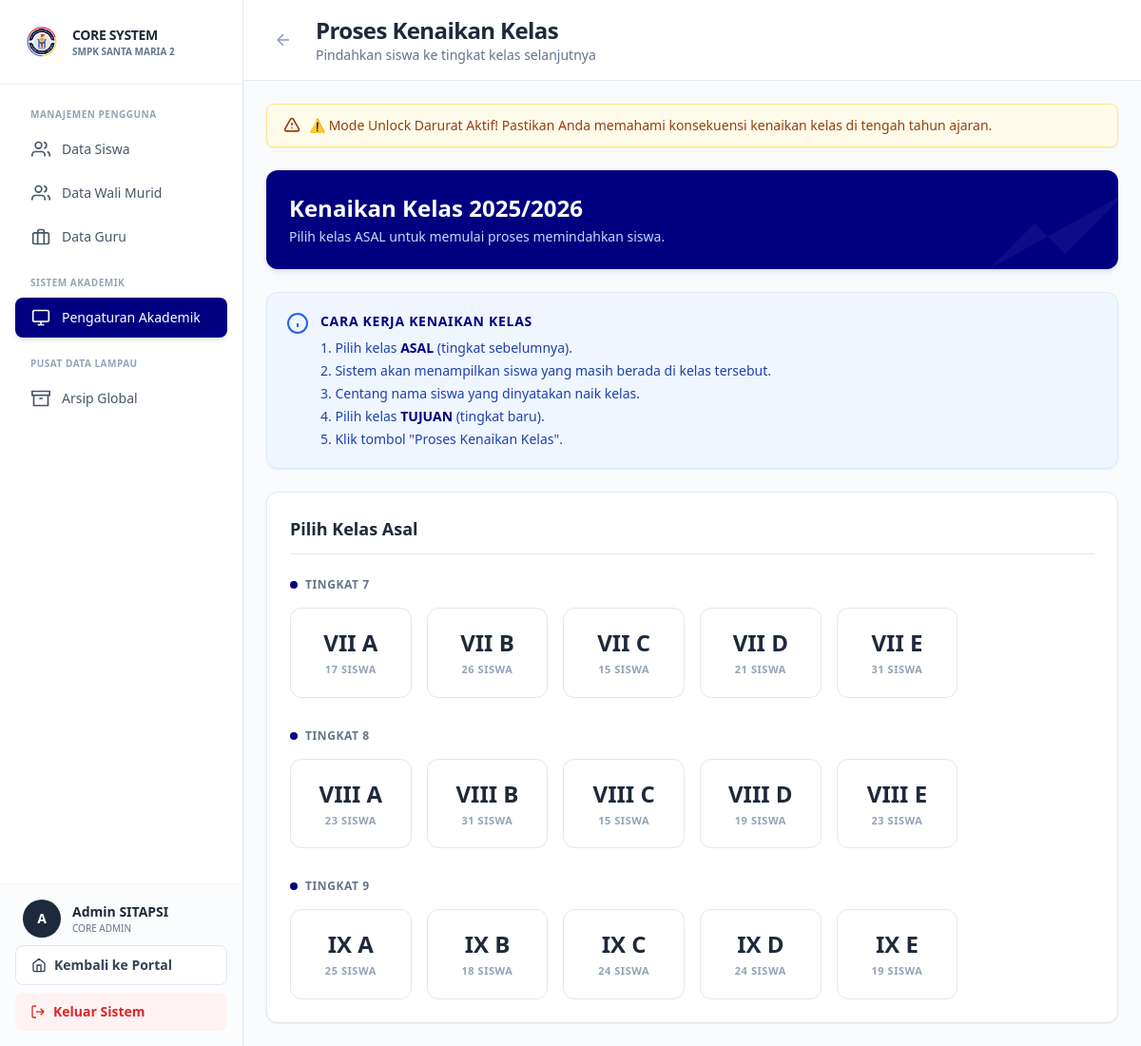
Page /core_admin/views/kenaikan_kelas.php?unlock=1 (signed in) on the committed database.
### tables this page shows
CREATE TABLE `tb_tahun_ajaran` (
  `id_tahun` int(11) NOT NULL,
  `nama_tahun` varchar(20) NOT NULL,
  `status` enum('Aktif','Arsip') DEFAULT 'Aktif',
  `semester_aktif` enum('Ganjil','Genap') DEFAULT 'Ganjil'
);

CREATE TABLE `tb_kelas` (
  `id_kelas` int(11) NOT NULL,
  `nama_kelas` varchar(10) NOT NULL,
  `tingkat` int(11) NOT NULL
);

### config/database.php (called while the page is built, shortened)
<?php
function getDBConnection()
{
    static $pdo = null;
    if ($pdo === null) {
        try {
            $dsn = "mysql:host=" . DB_HOST . ";dbname=" . DB_NAME . ";charset=" . DB_CHARSET;
            $options = [
                PDO::ATTR_ERRMODE => PDO::ERRMODE_EXCEPTION,
                PDO::ATTR_DEFAULT_FETCH_MODE => PDO::FETCH_ASSOC,
                PDO::ATTR_EMULATE_PREPARES => false,
                PDO::MYSQL_ATTR_INIT_COMMAND => "SET NAMES " . DB_CHARSET
            ];
            $pdo = new PDO($dsn, DB_USER, DB_PASS, $options);
        } catch (PDOException $e) {
            error_log("Database Connection Error: " . $e->getMessage());
            die("Koneksi database gagal. Silakan hubungi administrator.");
        }
    }
    return $pdo;
}
function executeQuery($sql, $params = [])
{
    $pdo = getDBConnection();
    $stmt = $pdo->prepare($sql);
    $stmt->execute($params);
    return $stmt;
}
function fetchOne($sql, $params = [])
{
    $stmt = executeQuery($sql, $params);
    return $stmt->fetch();
}
function fetchAll($sql, $params = [])
{
    $stmt = executeQuery($sql, $params);
    return $stmt->fetchAll();
}
?>

### core_admin/views/kenaikan_kelas.php (the view, shortened to what this page needs)
<?php
require_once '../../config/database.php';
$tahun_aktif = fetchOne("
    SELECT id_tahun, nama_tahun
    FROM tb_tahun_ajaran
    WHERE status = 'Aktif'
    LIMIT 1
");
$kelas_list = fetchAll("SELECT * FROM tb_kelas ORDER BY tingkat, nama_kelas");
$kelas_by_tingkat = [];
foreach ($kelas_list as $k) {
    $kelas_by_tingkat[$k['tingkat']][] = $k;
}
$info = $_SESSION['info_message'] ?? '';
$card_class = "bg-white border border-[#E2E8F0] rounded-xl shadow-sm";
?>
<!DOCTYPE html>
<html lang="id">
<head>
    <script src="https://cdn.tailwindcss.com"></script>
</head>
<body class="bg-[#F8FAFC]">
<div class="flex h-screen overflow-hidden">
    <?php include '../includes/sidebar_core.php'; ?>
    <div class="flex-1 overflow-auto lg:ml-64">
        <div class="bg-white border-b border-[#E2E8F0] px-6 pl-16 lg:pl-6 py-4 sticky top-0 z-30 flex items-center space-x-4">
            <a href="pengaturan_akademik.php" class="p-2 rounded-lg text-slate-400 hover:text-slate-600 hover:bg-slate-50 transition-colors">
                <svg class="w-5 h-5" fill="none" stroke="currentColor" viewBox="0 0 24 24" stroke-width="2"><line x1="19" y1="12" x2="5" y2="12"></line><polyline points="12 19 5 12 12 5"></polyline></svg>
            </a>
            <div>
                <h1 class="text-2xl font-extrabold text-slate-800 tracking-tight">Proses Kenaikan Kelas</h1>
                <p class="text-sm font-medium text-slate-500">Pindahkan siswa ke tingkat kelas selanjutnya</p>
            </div>
        </div>
        <div class="p-6 space-y-6 max-w-7xl mx-auto">
            <?php if ($info): ?>
            <div class="bg-amber-50 border border-amber-200 text-amber-800 px-4 py-3 rounded-lg shadow-sm flex items-center">
                <svg class="w-5 h-5 mr-2" fill="none" stroke="currentColor" viewBox="0 0 24 24"><path stroke-linecap="round" stroke-linejoin="round" stroke-width="2" d="M12 9v2m0 4h.01m-6.938 4h13.856c1.54 0 2.502-1.667 1.732-3L13.732 4c-.77-1.333-2.694-1.333-3.464 0L3.34 16c-.77 1.333.192 3 1.732 3z"></path></svg>
                <p class="font-medium text-sm"><?= htmlspecialchars($info) ?></p>
            </div>
            <?php endif; ?>
            <div class="bg-[#000080] text-white rounded-xl shadow-md shadow-blue-900/10 p-6 relative overflow-hidden">
                <svg class="absolute right-0 top-0 text-white/5 w-48 h-48 transform translate-x-8 -translate-y-8" fill="currentColor" viewBox="0 0 24 24"><path d="M13 7h8m0 0v8m0-8l-8 8-4-4-6 6"></path></svg>
                <div class="relative z-10 flex items-center justify-between">
                    <div>
                        <h2 class="text-2xl font-extrabold mb-1">Kenaikan Kelas <?= $tahun_aktif['nama_tahun'] ?></h2>
                        <p class="text-blue-200 font-medium text-sm">Pilih kelas ASAL untuk memulai proses memindahkan siswa.</p>
                    </div>
                </div>
            </div>
            <div class="bg-blue-50 border border-blue-100 p-5 rounded-xl flex items-start shadow-sm">
                <svg class="w-6 h-6 text-blue-600 mr-3 flex-shrink-0" fill="none" stroke="currentColor" viewBox="0 0 24 24" stroke-width="2"><circle cx="12" cy="12" r="10"></circle><line x1="12" y1="16" x2="12" y2="12"></line><line x1="12" y1="8" x2="12.01" y2="8"></line></svg>
                <div>
                    <h4 class="font-extrabold text-[#000080] mb-2 text-sm uppercase tracking-wider">Cara Kerja Kenaikan Kelas</h4>
                    <ol class="text-sm text-blue-800 list-decimal list-inside space-y-1 font-medium">
                        <li>Pilih kelas <strong class="text-[#000080]">ASAL</strong> (tingkat sebelumnya).</li>
                        <li>Sistem akan menampilkan siswa yang masih berada di kelas tersebut.</li>
                        <li>Centang nama siswa yang dinyatakan naik kelas.</li>
                        <li>Pilih kelas <strong class="text-[#000080]">TUJUAN</strong> (tingkat baru).</li>
                        <li>Klik tombol "Proses Kenaikan Kelas".</li>
                    </ol>
                </div>
            </div>
            <div class="<?= $card_class ?> p-6">
                <h3 class="font-extrabold text-slate-800 mb-6 text-lg border-b border-[#E2E8F0] pb-3">Pilih Kelas Asal</h3>
                <?php foreach ($kelas_by_tingkat as $tingkat => $kelas_items): ?>
                <div class="mb-8 last:mb-0">
                    <h4 class="font-bold text-slate-500 mb-4 flex items-center text-xs uppercase tracking-wider">
                        <span class="w-2 h-2 rounded-full bg-[#000080] mr-2"></span>
                        Tingkat <?= $tingkat ?>
                    </h4>
                    <div class="grid grid-cols-2 md:grid-cols-4 lg:grid-cols-6 gap-4">
                        <?php foreach ($kelas_items as $k):
                            $jumlah = fetchOne("
                                SELECT COUNT(*) as total
                                FROM tb_anggota_kelas
                                WHERE id_kelas = :id
                                AND id_tahun = :tahun
                            ", [
                                'id' => $k['id_kelas'],
                                'tahun' => $tahun_aktif['id_tahun']
                            ])['total'] ?? 0;
                        ?>
                        <a href="kenaikan_kelas_proses.php?kelas_asal=<?= $k['id_kelas'] ?>"
                           class="block bg-white border border-[#E2E8F0] hover:bg-[#000080] hover:text-white hover:border-[#000080] hover:shadow-md rounded-xl p-5 text-center transition-all group">
                            <p class="text-2xl font-extrabold text-slate-800 group-hover:text-white mb-1"><?= $k['nama_kelas'] ?></p>
                            <p class="text-[11px] font-bold text-slate-400 group-hover:text-blue-200 uppercase tracking-wider"><?= $jumlah ?> siswa</p>
                        </a>
                        <?php endforeach; ?>
                    </div>
                </div>
                <?php endforeach; ?>
            </div>
        </div>
    </div>
</div>
</body>
</html>

### rows in the picture
tb_tahun_ajaran: nama_tahun "2025/2026"
tb_kelas: nama_kelas "VII A", jumlah "17"
tb_kelas: nama_kelas "VII B", jumlah "26"
tb_kelas: nama_kelas "VII C", jumlah "15"
tb_kelas: nama_kelas "VII D", jumlah "21"
tb_kelas: nama_kelas "VII E", jumlah "31"
tb_kelas: nama_kelas "VIII A", jumlah "23"
tb_kelas: nama_kelas "VIII B", jumlah "31"
tb_kelas: nama_kelas "VIII C", jumlah "15"
tb_kelas: nama_kelas "VIII D", jumlah "19"
tb_kelas: nama_kelas "VIII E", jumlah "23"
tb_kelas: nama_kelas "IX A", jumlah "25"
tb_kelas: nama_kelas "IX B", jumlah "18"
tb_kelas: nama_kelas "IX C", jumlah "24"
tb_kelas: nama_kelas "IX D", jumlah "24"
tb_kelas: nama_kelas "IX E", jumlah "19"

### other values in the picture
$initial "A"
$user_name "Admin SITAPSI"
$info "⚠️ Mode Unlock Darurat Aktif! Pastikan Anda memahami konsekuensi kenaikan kelas di tengah tahun ajaran."
$tingkat "7"
$tingkat "8"
$tingkat "9"
